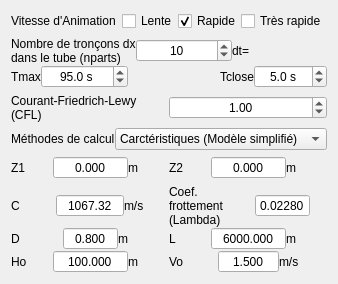
      <widget class="QWidget" name="tab">
       <attribute name="title">
        <string>Paramètres de simulation</string>
       </attribute>
       <layout class="QVBoxLayout" name="verticalLayout_8">
        <item>
         <layout class="QHBoxLayout" name="horizontalLayout_11">
          <property name="spacing">
           <number>0</number>
          </property>
          <item>
           <widget class="QLabel" name="label_4">
            <property name="text">
             <string>Vitesse d'Animation</string>
            </property>
           </widget>
          </item>
          <item>
           <layout class="QHBoxLayout" name="horizontalLayout_4">
            <property name="spacing">
             <number>0</number>
            </property>
            <item>
             <widget class="QCheckBox" name="checkBox_ViteseAnimLente">
              <property name="text">
               <string>Lente</string>
              </property>
              <property name="autoExclusive">
               <bool>true</bool>
              </property>
              <attribute name="buttonGroup">
               <string notr="true">buttonGroup_3</string>
              </attribute>
             </widget>
            </item>
            <item>
             <widget class="QCheckBox" name="checkBox_ViteseAnimRapide">
              <property name="text">
               <string>Rapide</string>
              </property>
              <property name="checked">
               <bool>true</bool>
              </property>
              <property name="autoExclusive">
               <bool>true</bool>
              </property>
              <attribute name="buttonGroup">
               <string notr="true">buttonGroup_3</string>
              </attribute>
             </widget>
            </item>
            <item>
             <widget class="QCheckBox" name="checkBox_ViteseAnimRapideRapide">
              <property name="text">
               <string>Très rapide</string>
              </property>
              <property name="checked">
               <bool>false</bool>
              </property>
              <property name="autoExclusive">
               <bool>true</bool>
              </property>
              <attribute name="buttonGroup">
               <string notr="true">buttonGroup_3</string>
              </attribute>
             </widget>
            </item>
           </layout>
          </item>
         </layout>
        </item>
        <item>
         <layout class="QVBoxLayout" name="verticalLayout_4">
          <property name="spacing">
           <number>0</number>
          </property>
          <item>
           <layout class="QHBoxLayout" name="horizontalLayout_2">
            <property name="spacing">
             <number>0</number>
            </property>
            <item>
             <widget class="QLabel" name="label_3">
              <property name="maximumSize">
               <size>
                <width>16777215</width>
                <height>16777215</height>
               </size>
              </property>
              <property name="text">
               <string>Nombre de tronçons dx dans le tube (nparts)</string>
              </property>
              <property name="wordWrap">
               <bool>true</bool>
              </property>
             </widget>
            </item>
            <item>
             <widget class="QSpinBox" name="spinBox_nparts">
              <property name="maximumSize">
               <size>
                <width>16777215</width>
                <height>16777215</height>
               </size>
              </property>
              <property name="toolTip">
               <string>Le nombre d'intervalles dans l'axe de la conduite (Nombre de points -1)</string>
              </property>
              <property name="alignment">
               <set>Qt::AlignCenter</set>
              </property>
              <property name="keyboardTracking">
               <bool>false</bool>
              </property>
              <property name="minimum">
               <number>1</number>
              </property>
              <property name="maximum">
               <number>100000</number>
              </property>
              <property name="value">
               <number>10</number>
              </property>
             </widget>
            </item>
            <item>
             <widget class="QLabel" name="label_dt">
              <property name="text">
               <string>dt=</string>
              </property>
             </widget>
            </item>
           </layout>
          </item>
          <item>
           <layout class="QHBoxLayout" name="horizontalLayout">
            <property name="spacing">
             <number>0</number>
            </property>
            <item>
             <widget class="QLabel" name="label">
              <property name="maximumSize">
               <size>
                <width>16777215</width>
                <height>21</height>
               </size>
              </property>
              <property name="text">
               <string>Tmax</string>
              </property>
             </widget>
            </item>
            <item>
             <widget class="QDoubleSpinBox" name="doubleSpinBox_tempsSimulation">
              <property name="maximumSize">
               <size>
                <width>16777215</width>
                <height>16777215</height>
               </size>
              </property>
              <property name="toolTip">
               <string>Le temps total de simulation</string>
              </property>
              <property name="alignment">
               <set>Qt::AlignCenter</set>
              </property>
              <property name="keyboardTracking">
               <bool>false</bool>
              </property>
              <property name="prefix">
               <string/>
              </property>
              <property name="suffix">
               <string> s</string>
              </property>
              <property name="decimals">
               <number>1</number>
              </property>
              <property name="minimum">
               <double>0.000000000000000</double>
              </property>
              <property name="maximum">
               <double>360000.000000000000000</double>
              </property>
              <property name="singleStep">
               <double>0.100000000000000</double>
              </property>
              <property name="value">
               <double>95.000000000000000</double>
              </property>
             </widget>
            </item>
            <item>
             <spacer name="horizontalSpacer_4">
              <property name="orientation">
               <enum>Qt::Horizontal</enum>
              </property>
              <property name="sizeHint" stdset="0">
               <size>
                <width>40</width>
                <height>20</height>
               </size>
              </property>
             </spacer>
            </item>
            <item>
             <widget class="QLabel" name="label_15">
              <property name="maximumSize">
               <size>
                <width>16777215</width>
                <height>16777215</height>
               </size>
              </property>
              <property name="text">
               <string>Tclose</string>
              </property>
              <property name="alignment">
               <set>Qt::AlignRight|Qt::AlignTrailing|Qt::AlignVCenter</set>
              </property>
             </widget>
            </item>
            <item>
             <widget class="QDoubleSpinBox" name="doubleSpinBox_Tclose">
              <property name="maximumSize">
               <size>
                <width>16777215</width>
                <height>16777215</height>
               </size>
              </property>
              <property name="toolTip">
               <string>Le temps de fermeture de la vanne</string>
              </property>
              <property name="alignment">
               <set>Qt::AlignCenter</set>
              </property>
              <property name="keyboardTracking">
               <bool>false</bool>
              </property>
              <property name="suffix">
               <string> s</string>
              </property>
              <property name="decimals">
               <number>1</number>
              </property>
              <property name="minimum">
               <double>0.000000000000000</double>
              </property>
              <property name="maximum">
               <double>3600.000000000000000</double>
              </property>
              <property name="singleStep">
               <double>0.100000000000000</double>
              </property>
              <property name="value">
               <double>5.000000000000000</double>
              </property>
             </widget>
            </item>
           </layout>
          </item>
         </layout>
        </item>
        <item>
         <layout class="QHBoxLayout" name="horizontalLayout_22">
          <property name="spacing">
           <number>0</number>
          </property>
          <item>
           <layout class="QHBoxLayout" name="horizontalLayout_17">
            <property name="spacing">
             <number>0</number>
            </property>
            <item>
             <widget class="QLabel" name="label_Cd">
              <property name="minimumSize">
               <size>
                <width>0</width>
                <height>0</height>
               </size>
              </property>
              <property name="maximumSize">
               <size>
                <width>16777215</width>
                <height>16777215</height>
               </size>
              </property>
              <property name="text">
               <string>Courant-Friedrich-Lewy (CFL)</string>
              </property>
              <property name="wordWrap">
               <bool>true</bool>
              </property>
             </widget>
            </item>
            <item>
             <widget class="QDoubleSpinBox" name="doubleSpinBox_Cd">
              <property name="maximumSize">
               <size>
                <width>16777215</width>
                <height>16777215</height>
               </size>
              </property>
              <property name="toolTip">
               <string>Condition de stabilité (Courant–Friedrichs–Levy) :
- pour MOC (Modèle simplifié) : CFL=C/(dx/dt)=1
- pour MOC (Modèle complet) : CFL=(C+Vo)/(dx/dt)
- pour Lax–Wendroff : CFL=C/(dx/dt)
CFL&lt;1 donne &quot;phénomène de diffusion de la méthode&quot; ;
CFL&gt;1 donne &quot;Instabilité numérique de la méthode&quot;.</string>
              </property>
              <property name="alignment">
               <set>Qt::AlignCenter</set>
              </property>
              <property name="keyboardTracking">
               <bool>false</bool>
              </property>
              <property name="decimals">
               <number>2</number>
              </property>
              <property name="minimum">
               <double>0.010000000000000</double>
              </property>
              <property name="maximum">
               <double>5.000000000000000</double>
              </property>
              <property name="singleStep">
               <double>0.010000000000000</double>
              </property>
              <property name="value">
               <double>1.000000000000000</double>
              </property>
             </widget>
            </item>
           </layout>
          </item>
         </layout>
        </item>
        <item>
         <layout class="QHBoxLayout" name="horizontalLayout_8">
          <property name="spacing">
           <number>0</number>
          </property>
          <item>
           <widget class="QLabel" name="label_7">
            <property name="text">
             <string>Méthodes de calcul</string>
            </property>
           </widget>
          </item>
          <item>
           <widget class="QComboBox" name="comboBox_Choisemethod">
            <item>
             <property name="text">
              <string>Carctéristiques (Modèle simplifié)</string>
             </property>
            </item>
            <item>
             <property name="text">
              <string>Carctéristiques (Modèle complet)</string>
             </property>
            </item>
            <item>
             <property name="text">
              <string>Lax–Wendroff</string>
             </property>
            </item>
           </widget>
          </item>
         </layout>
        </item>
        <item>
         <layout class="QHBoxLayout" name="horizontalLayout_9">
          <property name="spacing">
           <number>0</number>
          </property>
          <item>
           <layout class="QHBoxLayout" name="horizontalLayout_23">
            <property name="spacing">
             <number>0</number>
            </property>
            <item>
             <widget class="QLabel" name="label_Z1">
              <property name="text">
               <string>Z1</string>
              </property>
             </widget>
            </item>
            <item>
             <widget class="QDoubleSpinBox" name="lineEdit_Z1">
              <property name="minimumSize">
               <size>
                <width>0</width>
                <height>0</height>
               </size>
              </property>
              <property name="toolTip">
               <string>La longueur de la conduite</string>
              </property>
              <property name="inputMethodHints">
               <set>Qt::ImhFormattedNumbersOnly|Qt::ImhPreferNumbers</set>
              </property>
              <property name="alignment">
               <set>Qt::AlignCenter</set>
              </property>
              <property name="buttonSymbols">
               <enum>QAbstractSpinBox::NoButtons</enum>
              </property>
              <property name="keyboardTracking">
               <bool>false</bool>
              </property>
              <property name="decimals">
               <number>3</number>
              </property>
              <property name="minimum">
               <double>0.000000000000000</double>
              </property>
              <property name="maximum">
               <double>100000.000000000000000</double>
              </property>
              <property name="singleStep">
               <double>0.000010000000000</double>
              </property>
              <property name="value">
               <double>0.000000000000000</double>
              </property>
             </widget>
            </item>
            <item>
             <widget class="QLabel" name="label_uZ1">
              <property name="maximumSize">
               <size>
                <width>16777215</width>
                <height>16777215</height>
               </size>
              </property>
              <property name="text">
               <string>m</string>
              </property>
             </widget>
            </item>
           </layout>
          </item>
          <item>
           <layout class="QHBoxLayout" name="horizontalLayout_24">
            <property name="spacing">
             <number>0</number>
            </property>
            <item>
             <widget class="QLabel" name="label_Z2">
              <property name="text">
               <string>Z2</string>
              </property>
             </widget>
            </item>
            <item>
             <widget class="QDoubleSpinBox" name="lineEdit_Z2">
              <property name="minimumSize">
               <size>
                <width>0</width>
                <height>0</height>
               </size>
              </property>
              <property name="toolTip">
               <string>La longueur de la conduite</string>
              </property>
              <property name="inputMethodHints">
               <set>Qt::ImhFormattedNumbersOnly|Qt::ImhPreferNumbers</set>
              </property>
              <property name="alignment">
               <set>Qt::AlignCenter</set>
              </property>
              <property name="buttonSymbols">
               <enum>QAbstractSpinBox::NoButtons</enum>
              </property>
              <property name="keyboardTracking">
               <bool>false</bool>
              </property>
              <property name="decimals">
               <number>3</number>
              </property>
              <property name="minimum">
               <double>0.000000000000000</double>
              </property>
              <property name="maximum">
               <double>100000.000000000000000</double>
              </property>
              <property name="singleStep">
               <double>0.000010000000000</double>
              </property>
              <property name="value">
               <double>0.000000000000000</double>
              </property>
             </widget>
            </item>
            <item>
             <widget class="QLabel" name="label_uZ2">
              <property name="maximumSize">
               <size>
                <width>16777215</width>
                <height>16777215</height>
               </size>
              </property>
              <property name="text">
               <string>m</string>
              </property>
             </widget>
            </item>
           </layout>
          </item>
         </layout>
        </item>
        <item>
         <layout class="QVBoxLayout" name="verticalLayout_7">
          <property name="spacing">
           <number>0</number>
          </property>
          <item>
           <layout class="QHBoxLayout" name="horizontalLayout_7">
            <property name="spacing">
             <number>0</number>
            </property>
            <item>
             <layout class="QHBoxLayout" name="horizontalLayout_3">
              <property name="spacing">
               <number>0</number>
              </property>
              <item>
               <widget class="QLabel" name="label_47">
                <property name="maximumSize">
                 <size>
                  <width>16777215</width>
                  <height>21</height>
                 </size>
                </property>
                <property name="text">
                 <string>C</string>
                </property>
               </widget>
              </item>
              <item>
               <widget class="QDoubleSpinBox" name="lineEdit_C">
                <property name="minimumSize">
                 <size>
                  <width>0</width>
                  <height>0</height>
                 </size>
                </property>
                <property name="maximumSize">
                 <size>
                  <width>16777215</width>
                  <height>16777215</height>
                 </size>
                </property>
                <property name="toolTip">
                 <string>La célérité d'onde</string>
                </property>
                <property name="inputMethodHints">
                 <set>Qt::ImhFormattedNumbersOnly|Qt::ImhPreferNumbers</set>
                </property>
                <property name="alignment">
                 <set>Qt::AlignCenter</set>
                </property>
                <property name="buttonSymbols">
                 <enum>QAbstractSpinBox::NoButtons</enum>
                </property>
                <property name="keyboardTracking">
                 <bool>false</bool>
                </property>
                <property name="decimals">
                 <number>2</number>
                </property>
                <property name="minimum">
                 <double>0.000000000000000</double>
                </property>
                <property name="maximum">
                 <double>100000.000000000000000</double>
                </property>
                <property name="singleStep">
                 <double>0.000010000000000</double>
                </property>
                <property name="value">
                 <double>1067.319999999999936</double>
                </property>
               </widget>
              </item>
              <item>
               <widget class="QLabel" name="label_17">
                <property name="maximumSize">
                 <size>
                  <width>16777215</width>
                  <height>16777215</height>
                 </size>
                </property>
                <property name="text">
                 <string>m/s</string>
                </property>
               </widget>
              </item>
             </layout>
            </item>
            <item>
             <layout class="QHBoxLayout" name="horizontalLayout_21">
              <property name="spacing">
               <number>0</number>
              </property>
              <item>
               <widget class="QLabel" name="label_51">
                <property name="text">
                 <string>Coef. frottement (Lambda)</string>
                </property>
                <property name="wordWrap">
                 <bool>true</bool>
                </property>
               </widget>
              </item>
              <item>
               <widget class="QDoubleSpinBox" name="lineEdit_f">
                <property name="minimumSize">
                 <size>
                  <width>0</width>
                  <height>0</height>
                 </size>
                </property>
                <property name="toolTip">
                 <string>Le coefficient de frottement de Darcy-Weisbach : Top=1/8.Lambda.rol.V.abs(V)</string>
                </property>
                <property name="inputMethodHints">
                 <set>Qt::ImhFormattedNumbersOnly|Qt::ImhPreferNumbers</set>
                </property>
                <property name="alignment">
                 <set>Qt::AlignCenter</set>
                </property>
                <property name="buttonSymbols">
                 <enum>QAbstractSpinBox::NoButtons</enum>
                </property>
                <property name="keyboardTracking">
                 <bool>false</bool>
                </property>
                <property name="decimals">
                 <number>5</number>
                </property>
                <property name="minimum">
                 <double>0.000000000000000</double>
                </property>
                <property name="maximum">
                 <double>1.000000000000000</double>
                </property>
                <property name="singleStep">
                 <double>0.000010000000000</double>
                </property>
                <property name="value">
                 <double>0.022800000000000</double>
                </property>
               </widget>
              </item>
              <item>
               <widget class="QLabel" name="label_21">
                <property name="maximumSize">
                 <size>
                  <width>16777215</width>
                  <height>16777215</height>
                 </size>
                </property>
                <property name="text">
                 <string/>
                </property>
               </widget>
              </item>
             </layout>
            </item>
           </layout>
          </item>
          <item>
           <layout class="QHBoxLayout" name="horizontalLayout_6">
            <property name="spacing">
             <number>0</number>
            </property>
            <item>
             <layout class="QHBoxLayout" name="horizontalLayout_16">
              <property name="spacing">
               <number>0</number>
              </property>
              <item>
               <widget class="QLabel" name="label_46">
                <property name="text">
                 <string>D</string>
                </property>
               </widget>
              </item>
              <item>
               <widget class="QDoubleSpinBox" name="lineEdit_D">
                <property name="minimumSize">
                 <size>
                  <width>0</width>
                  <height>0</height>
                 </size>
                </property>
                <property name="maximumSize">
                 <size>
                  <width>16777215</width>
                  <height>16777215</height>
                 </size>
                </property>
                <property name="toolTip">
                 <string>Le diamètre de la conduite</string>
                </property>
                <property name="inputMethodHints">
                 <set>Qt::ImhFormattedNumbersOnly|Qt::ImhPreferNumbers</set>
                </property>
                <property name="alignment">
                 <set>Qt::AlignCenter</set>
                </property>
                <property name="buttonSymbols">
                 <enum>QAbstractSpinBox::NoButtons</enum>
                </property>
                <property name="keyboardTracking">
                 <bool>false</bool>
                </property>
                <property name="decimals">
                 <number>3</number>
                </property>
                <property name="minimum">
                 <double>0.000000000000000</double>
                </property>
                <property name="maximum">
                 <double>360.000000000000000</double>
                </property>
                <property name="singleStep">
                 <double>0.000010000000000</double>
                </property>
                <property name="value">
                 <double>0.800000000000000</double>
                </property>
               </widget>
              </item>
              <item>
               <widget class="QLabel" name="label_14">
                <property name="maximumSize">
                 <size>
                  <width>16777215</width>
                  <height>16777215</height>
                 </size>
                </property>
                <property name="text">
                 <string>m</string>
                </property>
               </widget>
              </item>
             </layout>
            </item>
            <item>
             <layout class="QHBoxLayout" name="horizontalLayout_18">
              <property name="spacing">
               <number>0</number>
              </property>
              <item>
               <widget class="QLabel" name="label_48">
                <property name="text">
                 <string>L</string>
                </property>
               </widget>
              </item>
              <item>
               <widget class="QDoubleSpinBox" name="lineEdit_L">
                <property name="minimumSize">
                 <size>
                  <width>0</width>
                  <height>0</height>
                 </size>
                </property>
                <property name="toolTip">
                 <string>La longueur de la conduite</string>
                </property>
                <property name="inputMethodHints">
                 <set>Qt::ImhFormattedNumbersOnly|Qt::ImhPreferNumbers</set>
                </property>
                <property name="alignment">
                 <set>Qt::AlignCenter</set>
                </property>
                <property name="buttonSymbols">
                 <enum>QAbstractSpinBox::NoButtons</enum>
                </property>
                <property name="keyboardTracking">
                 <bool>false</bool>
                </property>
                <property name="decimals">
                 <number>3</number>
                </property>
                <property name="minimum">
                 <double>0.001000000000000</double>
                </property>
                <property name="maximum">
                 <double>100000.000000000000000</double>
                </property>
                <property name="singleStep">
                 <double>0.000001000000000</double>
                </property>
                <property name="value">
                 <double>6000.000000000000000</double>
                </property>
               </widget>
              </item>
              <item>
               <widget class="QLabel" name="label_18">
                <property name="maximumSize">
                 <size>
                  <width>16777215</width>
                  <height>16777215</height>
                 </size>
                </property>
                <property name="text">
                 <string>m</string>
                </property>
               </widget>
              </item>
             </layout>
            </item>
           </layout>
          </item>
          <item>
           <layout class="QHBoxLayout" name="horizontalLayout_5">
            <property name="spacing">
             <number>0</number>
            </property>
            <item>
             <layout class="QHBoxLayout" name="horizontalLayout_20">
              <property name="spacing">
               <number>0</number>
              </property>
              <item>
               <widget class="QLabel" name="label_50">
                <property name="text">
                 <string>Ho</string>
                </property>
               </widget>
              </item>
              <item>
               <widget class="QDoubleSpinBox" name="lineEdit_Ho">
                <property name="minimumSize">
                 <size>
                  <width>0</width>
                  <height>0</height>
                 </size>
                </property>
                <property name="toolTip">
                 <string>La hauteur d'eau dans le réservoir</string>
                </property>
                <property name="inputMethodHints">
                 <set>Qt::ImhFormattedNumbersOnly|Qt::ImhPreferNumbers</set>
                </property>
                <property name="alignment">
                 <set>Qt::AlignCenter</set>
                </property>
                <property name="buttonSymbols">
                 <enum>QAbstractSpinBox::NoButtons</enum>
                </property>
                <property name="keyboardTracking">
                 <bool>false</bool>
                </property>
                <property name="decimals">
                 <number>3</number>
                </property>
                <property name="minimum">
                 <double>0.000000000000000</double>
                </property>
                <property name="maximum">
                 <double>100000.000000000000000</double>
                </property>
                <property name="singleStep">
                 <double>0.000010000000000</double>
                </property>
                <property name="value">
                 <double>100.000000000000000</double>
                </property>
               </widget>
              </item>
              <item>
               <widget class="QLabel" name="label_20">
                <property name="maximumSize">
                 <size>
                  <width>16777215</width>
                  <height>16777215</height>
                 </size>
                </property>
                <property name="text">
                 <string>m</string>
                </property>
               </widget>
              </item>
             </layout>
            </item>
            <item>
             <layout class="QHBoxLayout" name="horizontalLayout_19">
              <property name="spacing">
               <number>0</number>
              </property>
              <item>
               <widget class="QLabel" name="label_49">
                <property name="text">
                 <string>Vo</string>
                </property>
               </widget>
              </item>
              <item>
               <widget class="QDoubleSpinBox" name="lineEdit_Vo">
                <property name="minimumSize">
                 <size>
                  <width>0</width>
                  <height>0</height>
                 </size>
                </property>
                <property name="toolTip">
                 <string>La vitesse intiale d'eau dans la conduite</string>
                </property>
                <property name="inputMethodHints">
                 <set>Qt::ImhFormattedNumbersOnly|Qt::ImhPreferNumbers</set>
                </property>
                <property name="alignment">
                 <set>Qt::AlignCenter</set>
                </property>
                <property name="buttonSymbols">
                 <enum>QAbstractSpinBox::NoButtons</enum>
                </property>
                <property name="keyboardTracking">
                 <bool>false</bool>
                </property>
                <property name="decimals">
                 <number>3</number>
                </property>
                <property name="minimum">
                 <double>0.000000000000000</double>
                </property>
                <property name="maximum">
                 <double>1000.000000000000000</double>
                </property>
                <property name="singleStep">
                 <double>0.000010000000000</double>
                </property>
                <property name="value">
                 <double>1.500000000000000</double>
                </property>
               </widget>
              </item>
              <item>
               <widget class="QLabel" name="label_19">
                <property name="maximumSize">
                 <size>
                  <width>16777215</width>
                  <height>16777215</height>
                 </size>
                </property>
                <property name="text">
                 <string>m/s</string>
                </property>
               </widget>
              </item>
             </layout>
            </item>
           </layout>
          </item>
         </layout>
        </item>
       </layout>
      </widget>
